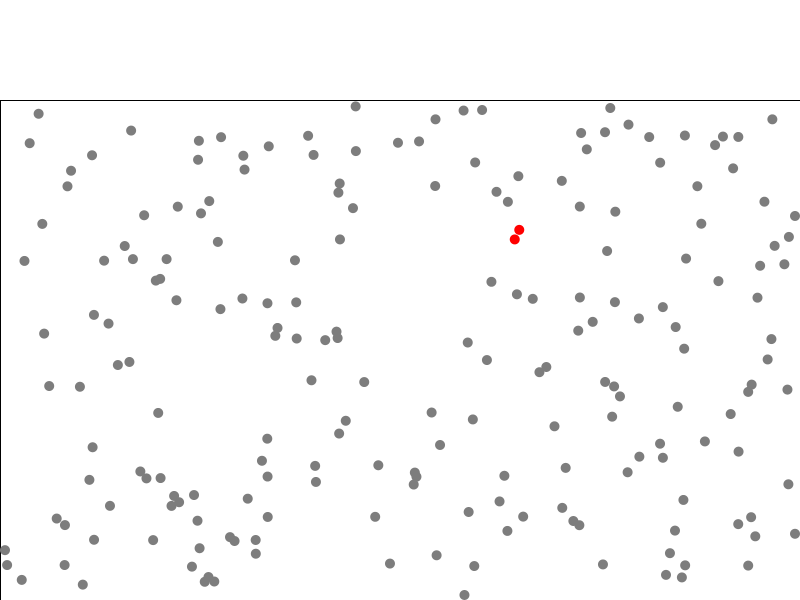
Frame 1 (no input)
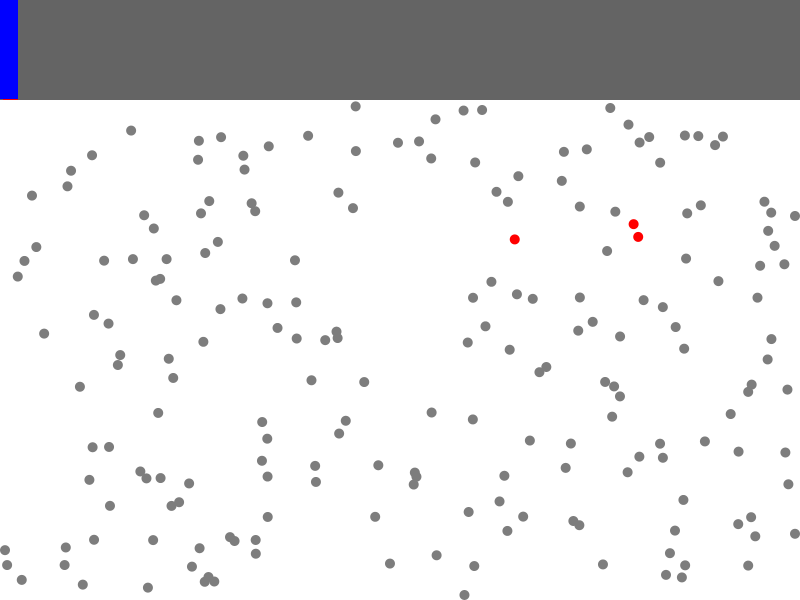
Frame 60 (the mouse pressed at the canvas centre just before this capture)
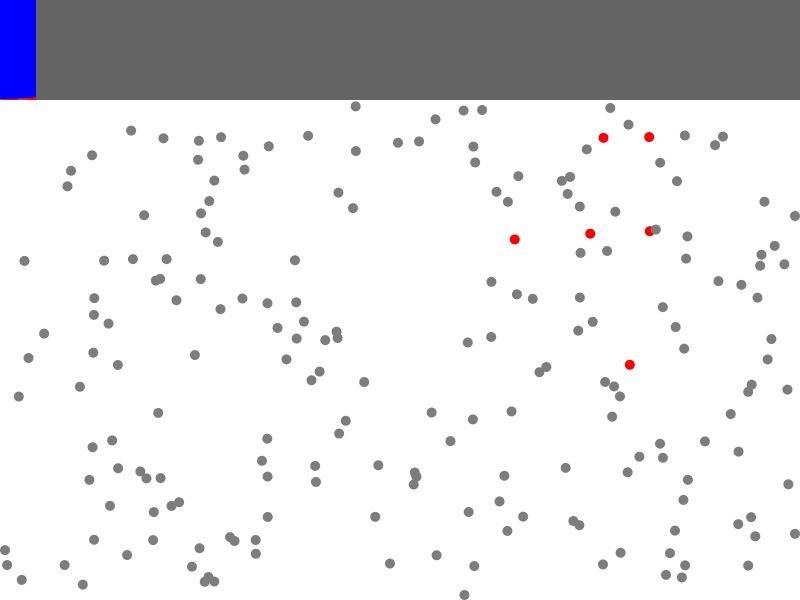
Frame 120 (the mouse held since frame 60 and released just before this capture)

The Processing sketch that drew these frames (run headless with seeded random() and noise(); from frame 60 on, the mouse is pressed at the canvas centre):

// Processing sketch: coronavirus
// ── coronavirus.pde
class Graph {
  int[] infectionData;
  int[] recoveryData;
  int bar_width;
  int current_index;
  int len;
  Graph() {
    current_index = 0;
    bar_width = 3;
    len = floor(width / bar_width);
    infectionData = new int[len];
    recoveryData = new int[len];
    for (int i = 0; i < len; i++) {
      recoveryData[i] = 0;
      infectionData[i] = 0;
    }
    infectionData[0] = 1;
  }
  
  void update_data(Community community) {
    if (current_index < len - 1) {
      current_index += 1;
      infectionData[current_index] = community.infected;
      recoveryData[current_index] = community.recovered;
    } else {
      for (int i = 0; i < len - 1; i++) {
        infectionData[i] = infectionData[i+1];
        recoveryData[i] = recoveryData[i+1];
      }
      infectionData[len - 1] = community.infected;
      recoveryData[len - 1] = community.recovered;
    }
  }
  
  void display(Community community) {
    fill(100);
    rect(0, 0, width, community.upper_margin);
    int total = community.numballs;
    for (int i = 0; i < current_index; i++) {
      noStroke();
      fill(0, 255, 0);
      rect(i*width/len, 0, bar_width, community.upper_margin*recoveryData[i]/total);
      fill(0, 0, 255);
      rect(i*width/len, community.upper_margin*recoveryData[i]/total, bar_width, community.upper_margin*(total - recoveryData[i] - infectionData[i])/total);
      fill(255, 0, 0);
      rect(i*width/len, community.upper_margin*(total - infectionData[i])/total, bar_width, community.upper_margin*infectionData[i]/total);
    }
  }
  
}

class Community {
  int infected;
  int recovered;
  float speed;
  int rad;
  int numballs;
  int upper_margin;
  Ball[] balls;
  Community(int numballs_, int rad_, float speed_, int upper_margin_) {
    infected = 1;
    recovered = 0;
    numballs = numballs_;
    rad = rad_;
    speed = speed_;
    numballs = numballs_;
    upper_margin = upper_margin_;
    balls = new Ball[numballs];
    for (int i = 0; i < numballs; i++) {
      balls[i] = new Ball(speed, rad, random(0,width), random(upper_margin, height));
      balls[i].mobile = false;
      if (i % 6 == 0) {
        balls[i].mobile = true;
      }
    }
    balls[0].infected = true;
  }
  
  void update() {
    for (int i = 0; i < numballs; i++) {
      balls[i].update();
      if (balls[i].frames_infected >= 1500/speed && balls[i].infected) {
        balls[i].infected = false;
        balls[i].recovered = true;
        recovered++;
        infected--;
      }
    }
  }
  
  void display() {
    for (int i = 0; i < numballs; i++) {
      balls[i].display();
    }
  }
  
  void detect_collisions() {
    for (int i = 0; i < numballs; i++) {
      Ball balli = balls[i];
      if (balli.x < rad) {
        balls[i].x = rad;
        balls[i].velx = abs(balli.velx);
      } else if (balli.x > width - rad) {
        balls[i].x = width - rad;
        balls[i].velx = (-1)*abs(balli.velx);
      }
      if (balli.y < upper_margin + rad) {
        balls[i].y = upper_margin + rad;
        balls[i].vely = abs(balli.vely);
      } else if (balli.y > height - rad) {
        balls[i].y = height - rad;
        balls[i].vely = (-1)*abs(balls[i].vely);
      }
      for (int j = 0; j < numballs; j++) {
        if (i != j) {
          Ball ballj = balls[j];
          float dist = sqrt((ballj.x - balli.x)*(ballj.x - balli.x) + (ballj.y - balli.y)*(ballj.y - balli.y));
          if (dist < 2*rad) {
            float coordvectorx1 = ballj.x - balli.x;
            float coordvectory1 = ballj.y - balli.y;
            float mag = sqrt(coordvectorx1*coordvectorx1 + coordvectory1*coordvectory1);
            coordvectorx1 = coordvectorx1/mag;
            coordvectory1 = coordvectory1/mag;
            float coordvectorx2 = -coordvectory1;
            float coordvectory2 = coordvectorx1;
            float cofactor_coeff = (1/(coordvectorx1*coordvectory2 - coordvectorx2*coordvectory1));
            float ballivel1 = cofactor_coeff*(balli.velx*coordvectory2 + balli.vely*coordvectorx2);
            float ballivel2 = cofactor_coeff*(balli.vely*coordvectorx1 - balli.velx*coordvectory1);
            float balljvel1 = cofactor_coeff*(ballj.velx*coordvectory2 + ballj.vely*coordvectorx2);
            float balljvel2 = cofactor_coeff*(ballj.vely*coordvectorx1 - ballj.velx*coordvectory1);
            if (!balli.mobile) {
              balljvel1 = abs(balljvel1)*1.01;
            } else if (!ballj.mobile) {
              ballivel1 = -abs(ballivel1)*1.01;
            } else {
              ballivel1 = -abs(balljvel1);
              balljvel1 = abs(ballivel1);
            }
            balls[i].velx = coordvectorx1*ballivel1 + coordvectorx2*ballivel2;
            balls[i].vely = coordvectory1*ballivel1 + coordvectory2*ballivel2;
            balls[j].velx = coordvectorx1*balljvel1 + coordvectorx2*balljvel2;
            balls[j].vely = coordvectory1*balljvel1 + coordvectory2*balljvel2;
            if (balli.infected && !ballj.infected && !ballj.recovered) {
              balls[j].infected = true;
              infected += 1;
            }
            else if (ballj.infected && !balli.infected && !balli.recovered) {
              balls[i].infected = true;
              infected += 1;
            }
          }
        }
      }
    }
  }
}

class Ball {
  boolean infected;
  boolean recovered;
  float x;
  float y;
  float velx;
  float vely;
  float speed;
  int rad;
  int frames_infected;
  boolean mobile;
  
  Ball(float speed_, int rad_, float x_, float y_) {
    infected = false;
    recovered = false;
    speed = speed_;
    rad = rad_;
    x = x_;
    y = y_;
    velx = random((-1)*speed, speed);
    vely = (round(random(0,1))*2 - 1)*sqrt(speed*speed - velx*velx);
    frames_infected = 0;
  }
  
  void update() {
    velx = velx*speed/sqrt(velx*velx + vely*vely);
    vely = vely*speed/sqrt(velx*velx + vely*vely);
    if (!mobile) {
      velx = 0;
      vely = 0;
    }
    x += velx;
    y += vely;
    if (infected) {
      frames_infected++;
    }
  }
  
  void display() {
    noStroke();
    fill(125);
    if (infected) {
      fill(255,0,0);
    } else if (recovered) {
      fill(0,255,0);
    }
    ellipse(x, y, 2*rad, 2*rad);
  }
}

Community community;
Graph graph;
int current_frame;
boolean over;

void setup() {
  size(800,600);
  init();
}

void init() {
  background(255);
  community = new Community(200, 5, 2, 100);
  graph = new Graph();
  current_frame = 0;
  over = false;
}

void draw() {
  if (!over) {
    fill(255);
    rect(0, community.upper_margin, width, height - community.upper_margin);
    community.detect_collisions();
    community.update();
    community.display();
    current_frame++;
    if (current_frame == ceil(20/community.speed)) {
      current_frame = 0;
      graph.update_data(community);
      graph.display(community);
      println(community.infected);
      if (community.infected == 0) {
        over = true;
        background(255);
        text("Click to Restart", width/2, height/2);
      }
    }
  }
}

void mouseClicked() {
  if (over) {
    init();
    over = false;
  }
}
